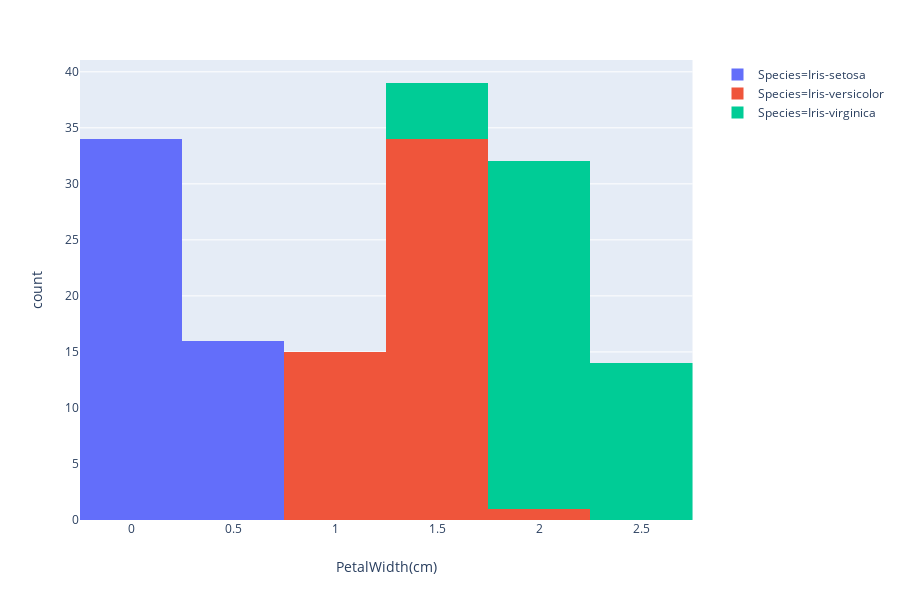

The notebook cell this image was saved under:
### Markdown cell above
# Histogram of Petal Width

### Code cell
fig = px.histogram(df, x="PetalWidth(cm)", color="Species")
fig.show()

### Figure 1 — Plotly figure (JSON) as saved in the notebook; plotly's stock layout.template omitted (floating-point values rounded to 4 significant figures)
{"data": [{"alignmentgroup": "True", "bingroup": "x", "hoverlabel": {"namelength": 0}, "hovertemplate": "Species=Iris-setosa<br>PetalWidth(cm)=%{x}<br>count=%{y}", "legendgroup": "Species=Iris-setosa", "marker": {"color": "#636efa"}, "name": "Species=Iris-setosa", "offsetgroup": "Species=Iris-setosa", "orientation": "v", "showlegend": true, "type": "histogram", "x": [0.2, 0.2, 0.2, 0.2, 0.2, 0.4, 0.3, 0.2, 0.2, 0.1, 0.2, 0.2, 0.1, 0.1, 0.2, 0.4, 0.4, 0.3, 0.3, 0.3, 0.2, 0.4, 0.2, 0.5, 0.2, 0.2, 0.4, 0.2, 0.2, 0.2, 0.2, 0.4, 0.1, 0.2, 0.1, 0.2, 0.2, 0.1, 0.2, 0.2, 0.3, 0.3, 0.2, 0.6, 0.4, 0.3, 0.2, 0.2, 0.2, 0.2], "xaxis": "x", "yaxis": "y"}, {"alignmentgroup": "True", "bingroup": "x", "hoverlabel": {"namelength": 0}, "hovertemplate": "Species=Iris-versicolor<br>PetalWidth(cm)=%{x}<br>count=%{y}", "legendgroup": "Species=Iris-versicolor", "marker": {"color": "#EF553B"}, "name": "Species=Iris-versicolor", "offsetgroup": "Species=Iris-versicolor", "orientation": "v", "showlegend": true, "type": "histogram", "x": [1.4, 1.5, 1.5, 1.3, 1.5, 1.3, 1.6, 1, 1.3, 1.4, 1, 1.5, 1, 1.4, 1.3, 1.4, 1.5, 1, 1.5, 1.1, 1.8, 1.3, 1.5, 1.2, 1.3, 1.4, 1.4, 1.7, 1.5, 1, 1.1, 1, 1.2, 1.6, 1.5, 1.6, 1.5, 1.3, 1.3, 1.3, 1.2, 1.4, 1.2, 1, 1.3, 1.2, 1.3, 1.3, 1.1, 1.3], "xaxis": "x", "yaxis": "y"}, {"alignmentgroup": "True", "bingroup": "x", "hoverlabel": {"namelength": 0}, "hovertemplate": "Species=Iris-virginica<br>PetalWidth(cm)=%{x}<br>count=%{y}", "legendgroup": "Species=Iris-virginica", "marker": {"color": "#00cc96"}, "name": "Species=Iris-virginica", "offsetgroup": "Species=Iris-virginica", "orientation": "v", "showlegend": true, "type": "histogram", "x": [2.5, 1.9, 2.1, 1.8, 2.2, 2.1, 1.7, 1.8, 1.8, 2.5, 2, 1.9, 2.1, 2, 2.4, 2.3, 1.8, 2.2, 2.3, 1.5, 2.3, 2, 2, 1.8, 2.1, 1.8, 1.8, 1.8, 2.1, 1.6, 1.9, 2, 2.2, 1.5, 1.4, 2.3, 2.4, 1.8, 1.8, 2.1, 2.4, 2.3, 1.9, 2.3, 2.5, 2.3, 1.9, 2, 2.3, 1.8], "xaxis": "x", "yaxis": "y"}], "layout": {"barmode": "relative", "height": 600, "legend": {"tracegroupgap": 0}, "margin": {"t": 60}, "xaxis": {"anchor": "y", "domain": [0, 0.98], "title": {"text": "PetalWidth(cm)"}}, "yaxis": {"anchor": "x", "domain": [0, 1], "title": {"text": "count"}}}}
